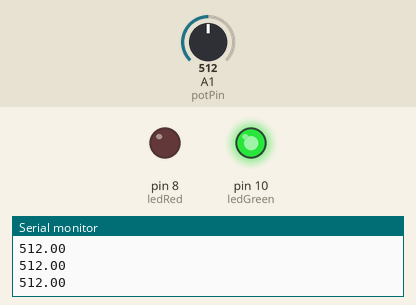
Simulated run of this sketch. Board: Arduino Uno, built with avr-gcc and run on an emulated ATmega328P. On the bench: output pins drawn as LEDs (lit = HIGH), the last lines printed to the serial monitor. The inputs (shaded band) are chosen by the test bench; at power-on: A1 (potPin) = 512.

Above: at 1.2 s.
1.3 s: A1 (potPin) set to 55
2.8 s: A1 (potPin) set to 45
At 3.1 s:
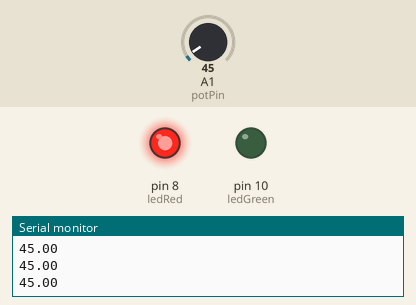
4.3 s: A1 (potPin) set to 122
At 5.5 s:
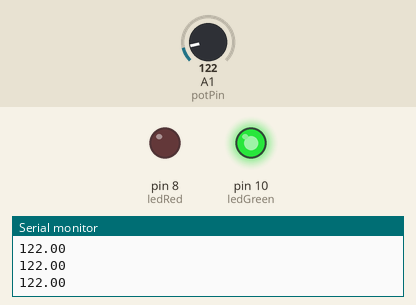
5.8 s: A1 (potPin) set to 40
At 6.6 s:
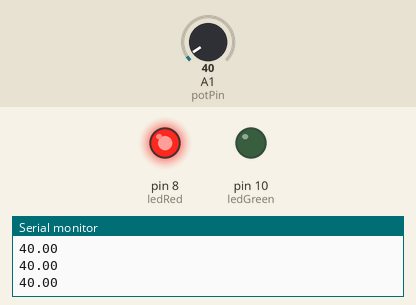
Timing chart, 0 to 8.3 s (numbered marks = the images above; inputs shaded):
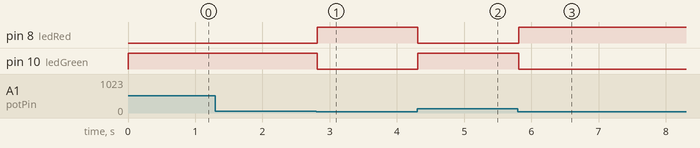

Measured:
- the behaviour switches between 50 and 49 on A1 (potPin) (found by bisection; images 0 and 1)
- after the input at 2.8 s, pin 8 (ledRed): LOW → HIGH at once; pin 10 (ledGreen): HIGH → LOW at once
- after the input at 4.3 s, pin 8 (ledRed): HIGH → LOW at once; pin 10 (ledGreen): LOW → HIGH at once
- after the input at 5.8 s, pin 8 (ledRed): LOW → HIGH at once; pin 10 (ledGreen): HIGH → LOW at once

The sketch:

Lab2.3.ino
```cpp
// C++ code
//
int ledRed = 8 ;
int ledGreen = 10;
int potPin = A1;

void setup()
{
  Serial.begin(9600);
  pinMode(ledRed, OUTPUT);
  pinMode(ledGreen, OUTPUT);
  pinMode(potPin, INPUT);
}

void loop()
{
  // As we are reading value of resistance from potentiometer,
  // We will store that value
  float value = analogRead(potPin);
  Serial.println(value);

  if (value<50){
    digitalWrite(ledRed, HIGH);
    digitalWrite(ledGreen, LOW);
  }
  else {
    digitalWrite(ledGreen, HIGH);
    digitalWrite(ledRed, LOW);

  }

}
```
